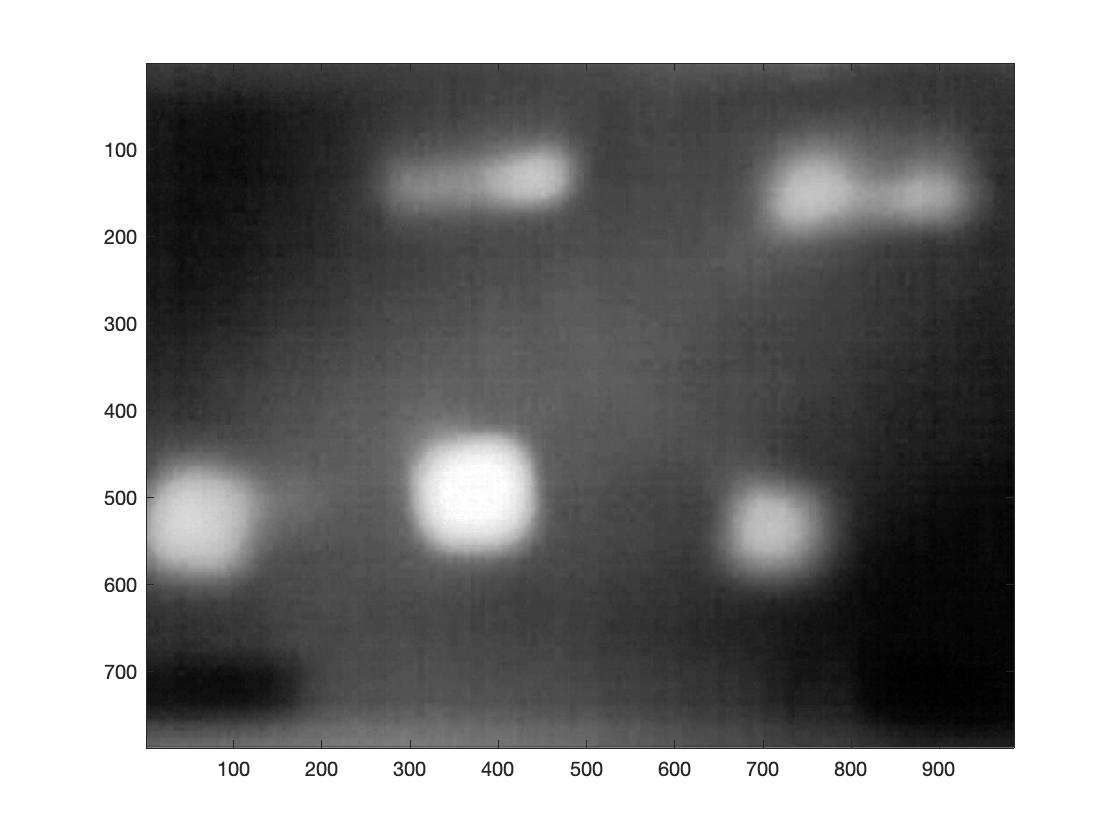
#> input picture IRimage/PDE.jpg, 1120 x 840 px, given in place of 20210826_155757_IR.wmv, which was not available
$ jupyter execute IR_video_process.ipynb   (shell and % lines are left out)
#> lines starting #> are read from the running program, lines starting #| are printed output that depends on the picture; after the words box and inside, x2 and y2 are one past the last pixel; in counts of white or black regions, pixels touching at a corner belong together
[cell 1]
import cv2
import matplotlib.pyplot as plt
import numpy as np

[cell 2]
vc=cv2.VideoCapture('/Users/zhangtianjie/Downloads/20210826_155757_IR.wmv')

[cell 3]
if vc.isOpened():
    open,frame=vc.read()
#> frame is the input picture: shape (840, 1120, 3); min 0, max 255, mean 138.1
else:
    open=False

[cell 4]
while open:
    ret,frame=vc.read()
    if frame is None:
        break
    if ret==True:
        gray=cv2.cvtColor(frame,cv2.COLOR_BGR2GRAY)
        gaussian=cv2.GaussianBlur(gray,(5,5),1)
        ret2, th2 = cv2.threshold(gaussian, 0, 255, cv2.THRESH_OTSU)
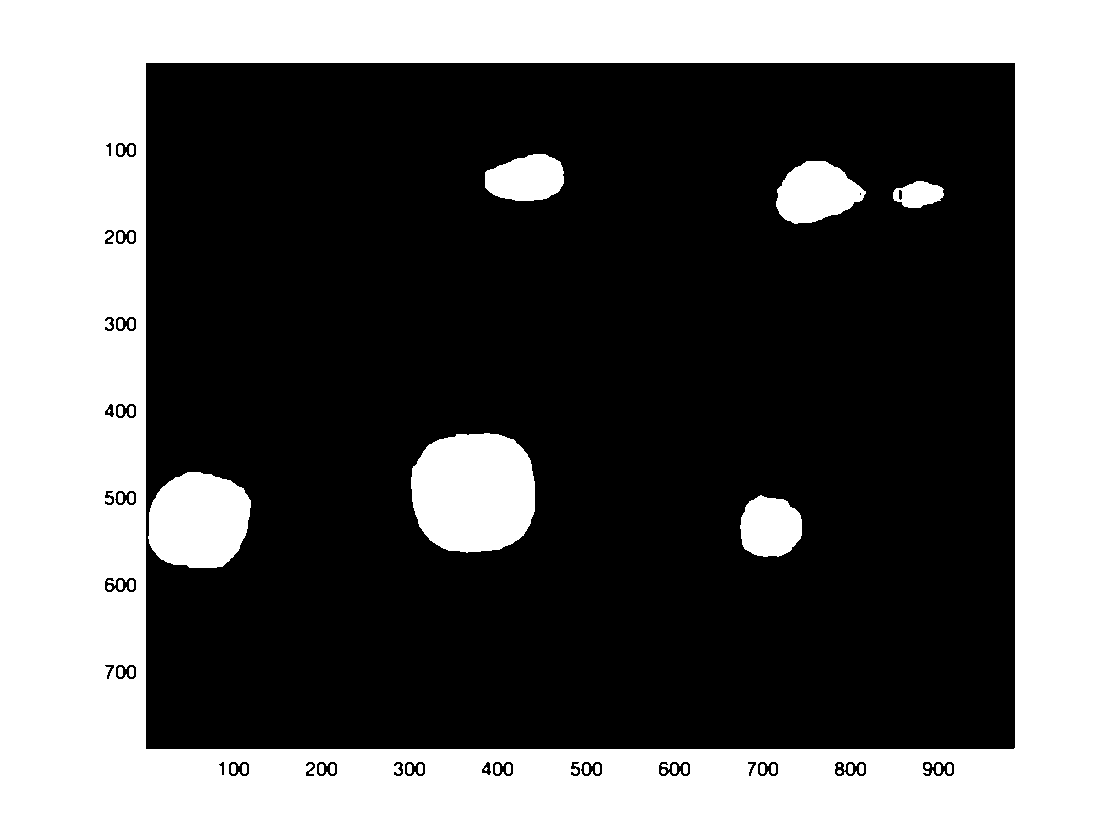
#> th2: shape (840, 1120); 39.6% white; 46 white regions (4 under 20 px), largest, box (x1, y1, x2, y2) and area: (0, 0, 1120, 840) 339727, (411, 433, 535, 553) 12406, (148, 472, 251, 568) 7936
#> ret2 = 157
        cv2.imshow('raw',frame)
        #plt.imshow(gaussian)
        cv2.imshow('result',th2)
        if cv2.waitKey(10) &0xFF==27:#正常一秒30帧
#> (key Esc is pressed here)
            break
vc.release()
cv2.destroyAllWindows()


$ run again, on IRimage/boundary_image2.jpg
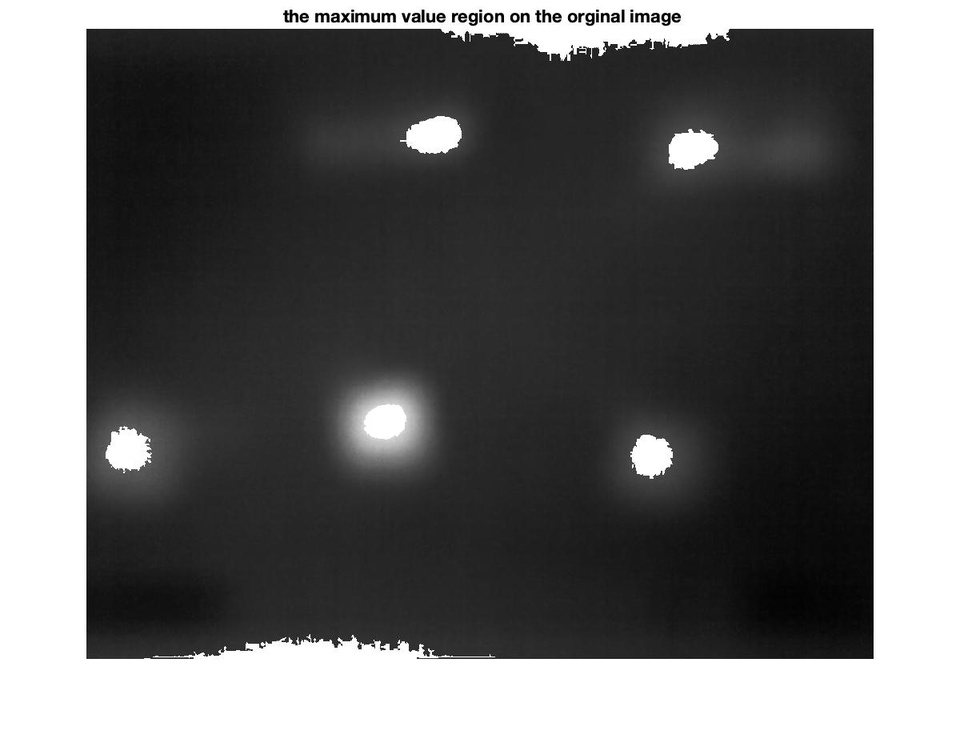
#> input picture IRimage/boundary_image2.jpg, 960 x 735 px, shrunk from 1200 x 918 before the run, given in place of 20210826_155757_IR.wmv, which was not available
#> frame is the input picture: shape (735, 960, 3); min 0, max 255, mean 105.4
#> `ret2, th2 = cv2.threshold(gaussian, 0, 255, cv2.THRESH_OTSU)`:
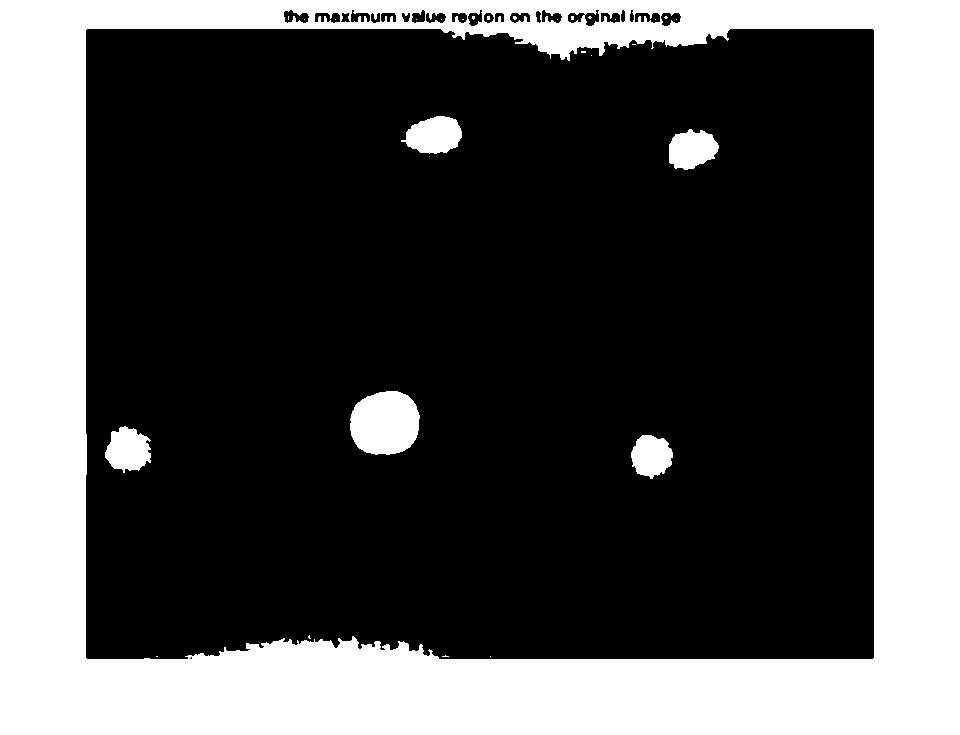
#> th2: shape (735, 960); 31.7% white; 29 white regions (23 under 20 px), largest, box (x1, y1, x2, y2) and area: (0, 0, 960, 735) 213815, (350, 391, 420, 455) 3626, (401, 116, 462, 154) 1650, (105, 426, 151, 473) 1525, (669, 129, 719, 170) 1496, (631, 435, 673, 479) 1352
#> ret2 = 144

$ run again, on IRimage/boundary_image3.jpg
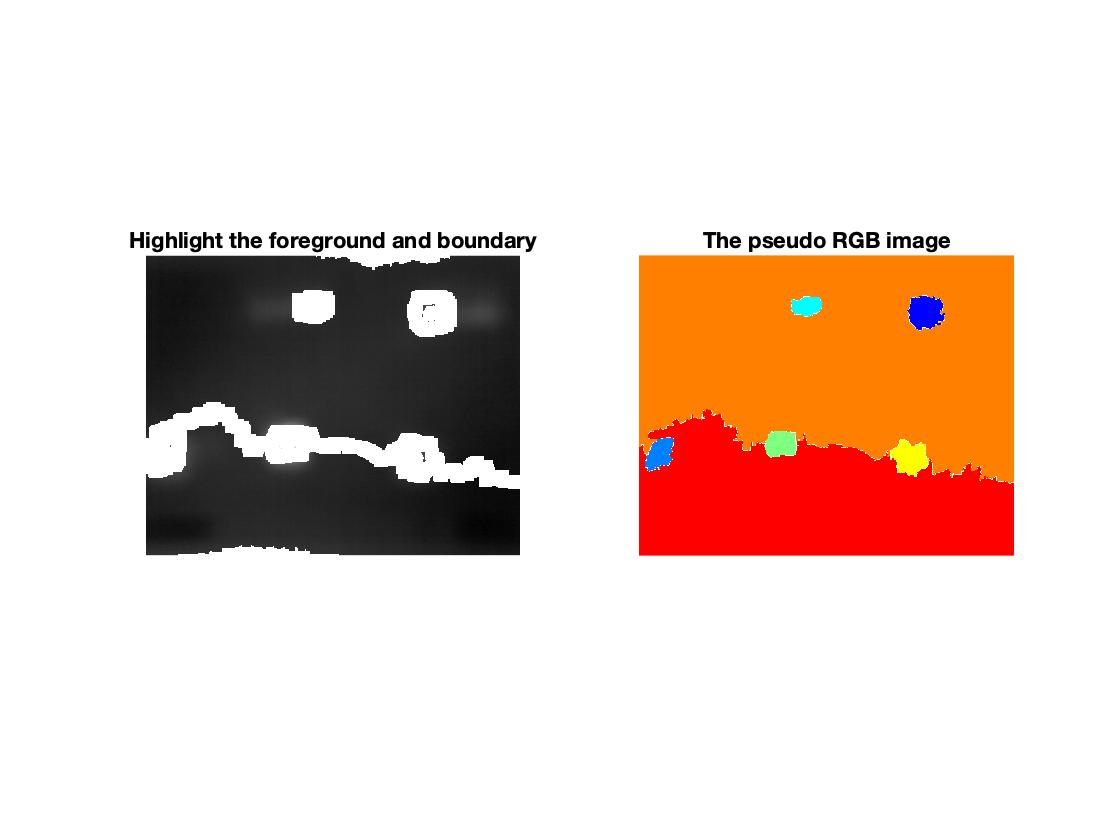
#> input picture IRimage/boundary_image3.jpg, 1120 x 840 px, given in place of 20210826_155757_IR.wmv, which was not available
#> frame is the input picture: shape (840, 1120, 3); mean B, G, R 201.5, 210.9, 230.3
#> `gray=cv2.cvtColor(frame,cv2.COLOR_BGR2GRAY)`:
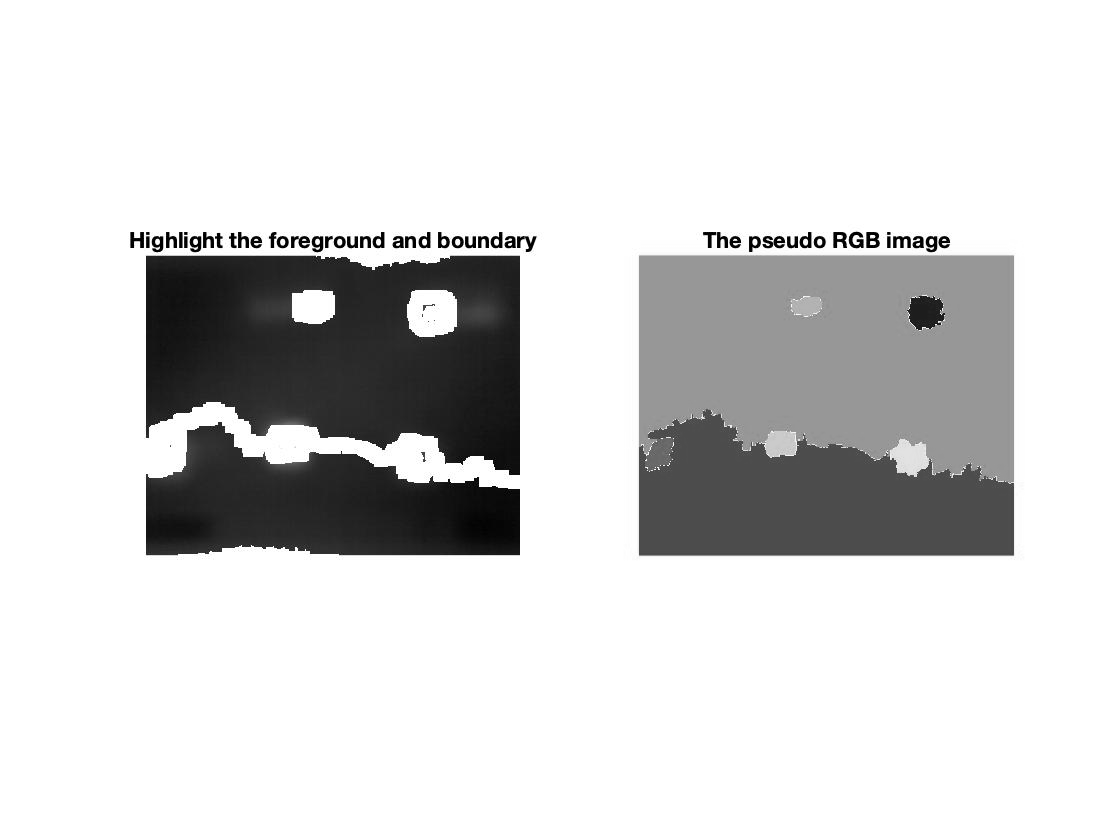
#> gray: shape (840, 1120); min 0, max 255, mean 215.6
#> `ret2, th2 = cv2.threshold(gaussian, 0, 255, cv2.THRESH_OTSU)`:
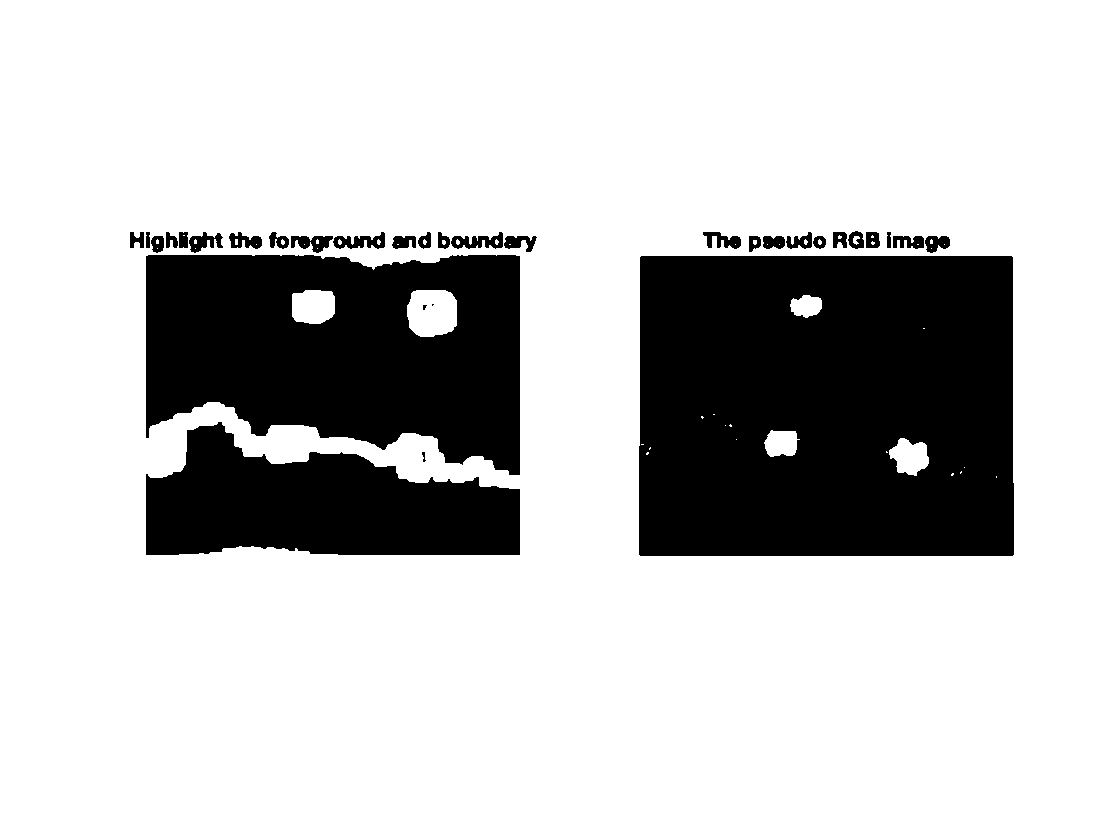
#> th2: shape (840, 1120); 77.4% white; 32 black regions (2 under 20 px), largest, box (x1, y1, x2, y2) and area: (639, 256, 1014, 556) 109706, (146, 255, 520, 475) 63132, (146, 422, 520, 555) 33166
#> ret2 = 168
